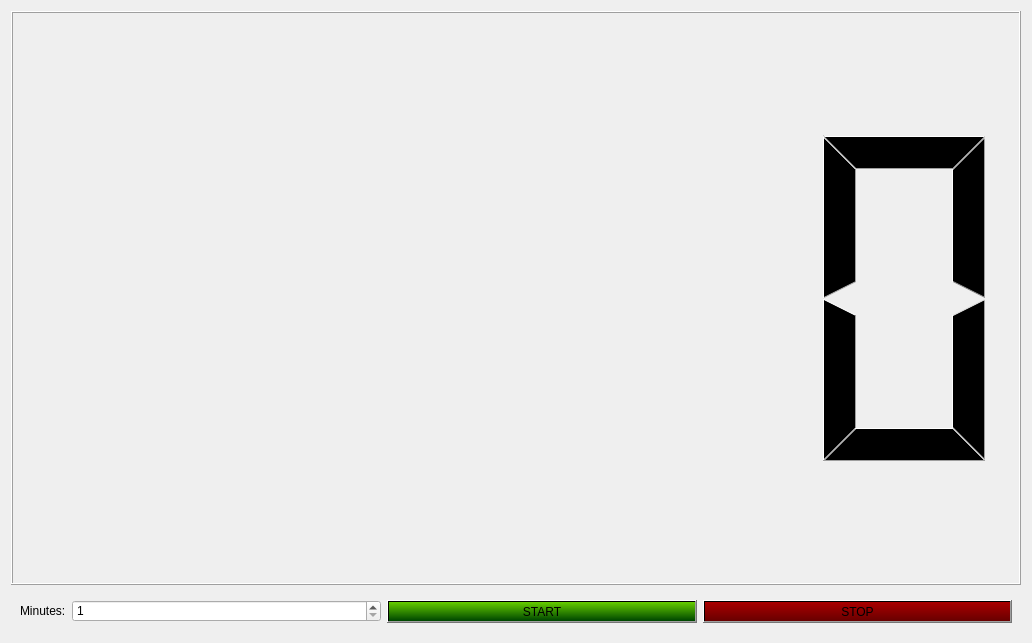
<?xml version="1.0" encoding="UTF-8"?>
<ui version="4.0">
 <class>Form</class>
 <widget class="QWidget" name="Form">
  <property name="geometry">
   <rect>
    <x>0</x>
    <y>0</y>
    <width>1032</width>
    <height>643</height>
   </rect>
  </property>
  <property name="windowTitle">
   <string>Form</string>
  </property>
  <layout class="QVBoxLayout" name="verticalLayout">
   <item>
    <widget class="QLCDNumber" name="lcdNumber">
     <property name="sizePolicy">
      <sizepolicy hsizetype="MinimumExpanding" vsizetype="MinimumExpanding">
       <horstretch>0</horstretch>
       <verstretch>0</verstretch>
      </sizepolicy>
     </property>
     <property name="styleSheet">
      <string notr="true">QLCDNumber[warnTime=&quot;True&quot;]{
	color: rgb(255, 204, 0);
}

QLCDNumber[criticalTime=&quot;True&quot;]{
	color: rgb(185, 0, 0);
}</string>
     </property>
    </widget>
   </item>
   <item>
    <widget class="QWidget" name="widget" native="true">
     <property name="sizePolicy">
      <sizepolicy hsizetype="MinimumExpanding" vsizetype="Minimum">
       <horstretch>0</horstretch>
       <verstretch>0</verstretch>
      </sizepolicy>
     </property>
     <property name="styleSheet">
      <string notr="true">QPushButton:disabled{
	background-color: rgb(73, 73, 73);
	color: rgb(176, 176, 176);
}</string>
     </property>
     <layout class="QHBoxLayout" name="horizontalLayout">
      <item>
       <widget class="QLabel" name="minutesLabel">
        <property name="sizePolicy">
         <sizepolicy hsizetype="Fixed" vsizetype="Fixed">
          <horstretch>0</horstretch>
          <verstretch>0</verstretch>
         </sizepolicy>
        </property>
        <property name="baseSize">
         <size>
          <width>60</width>
          <height>0</height>
         </size>
        </property>
        <property name="text">
         <string>Minutes:</string>
        </property>
       </widget>
      </item>
      <item>
       <widget class="QSpinBox" name="minutesSpinBox">
        <property name="minimum">
         <number>1</number>
        </property>
        <property name="maximum">
         <number>300</number>
        </property>
       </widget>
      </item>
      <item>
       <widget class="QPushButton" name="startButton">
        <property name="styleSheet">
         <string notr="true">QPushButton:enabled{
	background-color: qlineargradient(spread:pad, x1:0, y1:0.971591, x2:0, y2:0, stop:0 rgba(0, 73, 0, 255), stop:1 rgba(102, 205, 0, 255));
}</string>
        </property>
        <property name="text">
         <string>START</string>
        </property>
       </widget>
      </item>
      <item>
       <widget class="QPushButton" name="stopButton">
        <property name="styleSheet">
         <string notr="true">QPushButton:enabled{
	background-color: qlineargradient(spread:pad, x1:0, y1:0, x2:0, y2:1, stop:0 rgba(170, 0, 0, 255), stop:1 rgba(104, 0, 0, 255));
}</string>
        </property>
        <property name="text">
         <string>STOP</string>
        </property>
       </widget>
      </item>
     </layout>
    </widget>
   </item>
  </layout>
 </widget>
 <resources/>
 <connections/>
</ui>
